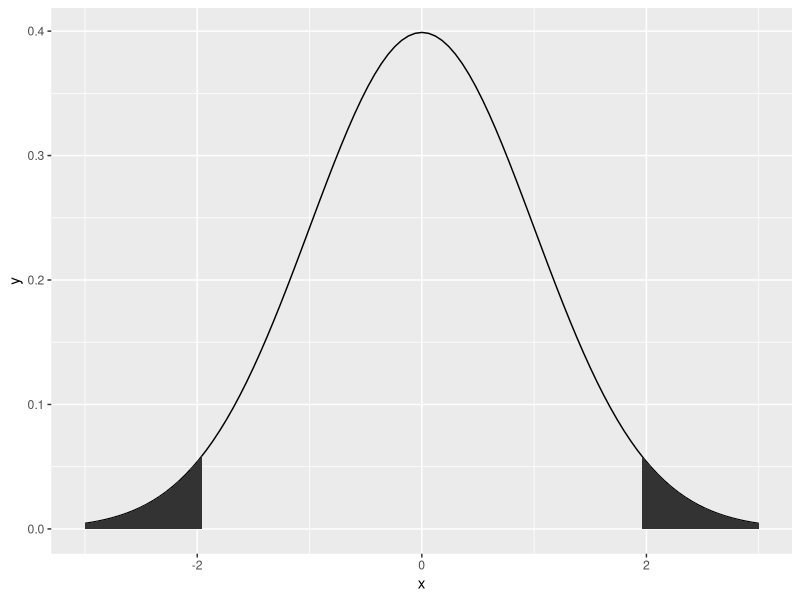
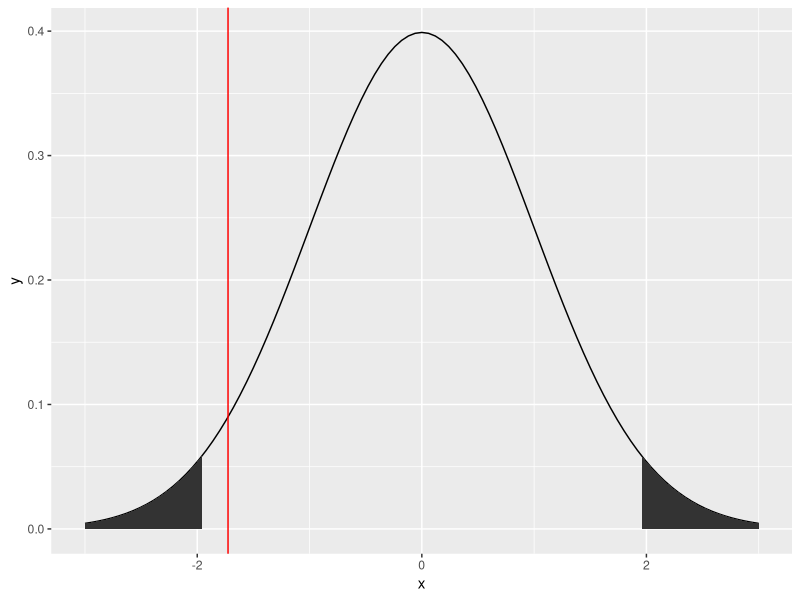

Reproduce these figures in R, in order.
## ---- chunk 1
midterms <- c(70, 74, 80, 84, 80, 67, 70, 64, 74, 82)
finals <- c(87, 79, 88, 98, 96, 73, 83, 79, 91, 94)

meanx <- sum(midterms) / 10
meany <- sum(finals) / 10

beta <- sum((finals - meany) * (midterms - meanx)) / sum((midterms - meanx)^2)

epsilon <- finals - meany - beta * (midterms - meanx)
variance_est <- sum(epsilon^2) / 10

print(paste0('Sample mean x: ',meanx))
print(paste0('Sample mean y(alpha): ',meany))
print(paste0('Beta: ',beta))
print(paste0('SigmaSquared: ',variance_est))
## ---- chunk 2
xVals <- c(68, 75, 82)
n <- 10

for (x_val in xVals) {
  y_hat <- meany + beta*(x_val - meanx)
  t <- 2.306
  sqrt_coefficient <- (n * variance_est) / (n-2) #n * sigmasquared / n-2
  sqrt_val <- (1 / n) + ((x_val - meanx)^2 / (sum((midterms - meanx)^2)))
  
  lower_bound <- y_hat - (t * sqrt(sqrt_coefficient * sqrt_val))
  upper_bound <- y_hat + (t * sqrt(sqrt_coefficient * sqrt_val))
  
  print(paste0('Lower bound for ',x_val,' is ',lower_bound))
  print(paste0('Upper bound for ',x_val,' is ',upper_bound))
}
## ---- chunk 3
for (x_val in xVals) {
  y_hat <- meany + beta*(x_val - meanx)
  t <- 2.306
  sqrt_coefficient <- (n * variance_est) / (n-2) #n * sigmasquared / n-2
  
  # DIFFERENCE HERE FROM PART A
  sqrt_val <- 1 + (1 / n) + ((x_val - meanx)^2 / (sum((midterms - meanx)^2)))
  
  lower_bound <- y_hat - (t * sqrt(sqrt_coefficient * sqrt_val))
  upper_bound <- y_hat + (t * sqrt(sqrt_coefficient * sqrt_val))
  
  print(paste0('Lower bound for ',x_val,' is ',lower_bound))
  print(paste0('Upper bound for ',x_val,' is ',upper_bound))
}
## ---- chunk 4
x <- c(32, 23, 23, 23, 26, 30, 17, 20, 17, 18, 26, 16, 21, 24, 30)
y <- c(28, 25, 24, 32, 31, 27, 23, 30, 18, 18, 32, 22, 28, 31, 26)

n <- 15

meanx <- sum(x) / n
meany <- sum(y) / n

beta <- sum((y - meany) * (x - meanx)) / sum((x - meanx)^2)

epsilon <- y - meany - beta * (x - meanx)
variance_est <- sum(epsilon^2) / n

print(paste0('Sample mean x: ',meanx))
print(paste0('Sample mean y(alpha): ',meany))
print(paste0('Beta: ',beta))
print(paste0('SigmaSquared: ',variance_est))
## ---- chunk 5
xVals <- c(17, 20, 23, 26, 29)

for (x_val in xVals) {
  y_hat <- meany + beta*(x_val - meanx)
  t <- 2.160
  sqrt_coefficient <- (n * variance_est) / (n-2) #n * sigmasquared / n-2
  sqrt_val <- (1 / n) + ((x_val - meanx)^2 / (sum((x - meanx)^2)))
  
  lower_bound <- y_hat - (t * sqrt(sqrt_coefficient * sqrt_val))
  upper_bound <- y_hat + (t * sqrt(sqrt_coefficient * sqrt_val))
  
  print(paste0('Lower bound for ',x_val,' is ',lower_bound))
  print(paste0('Upper bound for ',x_val,' is ',upper_bound))
}
## ---- chunk 6
for (x_val in xVals) {
  y_hat <- meany + beta*(x_val - meanx)
  t <- 1.771
  sqrt_coefficient <- (n * variance_est) / (n-2) #n * sigmasquared / n-2
  
  # DIFFERENCE HERE FROM PART A
  sqrt_val <- 1 + (1 / n) + ((x_val - meanx)^2 / (sum((x - meanx)^2)))
  
  lower_bound <- y_hat - (t * sqrt(sqrt_coefficient * sqrt_val))
  upper_bound <- y_hat + (t * sqrt(sqrt_coefficient * sqrt_val))
  
  print(paste0('Lower bound for ',x_val,' is ',lower_bound))
  print(paste0('Upper bound for ',x_val,' is ',upper_bound))
}
## ---- chunk 7
k <- seq(from=0, to=6, by=1)
n <- 100
p <- 0.08

alpha <- sum((factorial(n) / (factorial(k) * factorial(n-k)))*p^k*(1-p)^(n-k))
paste0('Alpha value is: ', alpha)
## ---- chunk 8
k <- seq(from=0, to=6, by=1)
n <- 100
p <- 0.04

beta <- 1 - sum((factorial(n) / (factorial(k) * factorial(n-k)))*p^k*(1-p)^(n-k))
paste0('Beta value is: ', beta)
## ---- chunk 9
z <- ((152/192)-0.75)/(sqrt((0.75*0.25)/(192)))
paste0('The z value to compare is ',z)
## ---- chunk 10
z <- ((152/192)-0.8)/(sqrt((0.8*0.2)/(192)))
paste0('The z value to compare is ',z)
## ---- chunk 11
z <- ((550/1278)-0.4)/(sqrt((0.4*0.6)/(1278)))
paste0('The z value to compare is ',z)
## ---- chunk 12
library(tidyverse)
## ---- chunk 13
ggplot(data.frame(x = c(-3, 3)), aes(x)) +
  stat_function(fun = dnorm) + 
  stat_function(fun = dnorm, 
                xlim = c(-3,-1.96),
                geom = "area") +
  stat_function(fun = dnorm, 
                xlim = c(1.96,3),
                geom = "area") 
## ---- chunk 14
z <- (0.037 - 0.053)/(sqrt(((0.045*0.955)/(1000)) + ((0.045*0.955) / (1000))))
paste0('The z value to compare is ',z)
## ---- chunk 15
ggplot(data.frame(x = c(-3, 3)), aes(x)) +
  stat_function(fun = dnorm) + 
  stat_function(fun = dnorm, 
                xlim = c(-3,-1.96),
                geom = "area") +
  stat_function(fun = dnorm, 
                xlim = c(1.96,3),
                geom = "area") + 
  geom_vline(xintercept=z, color="red")
